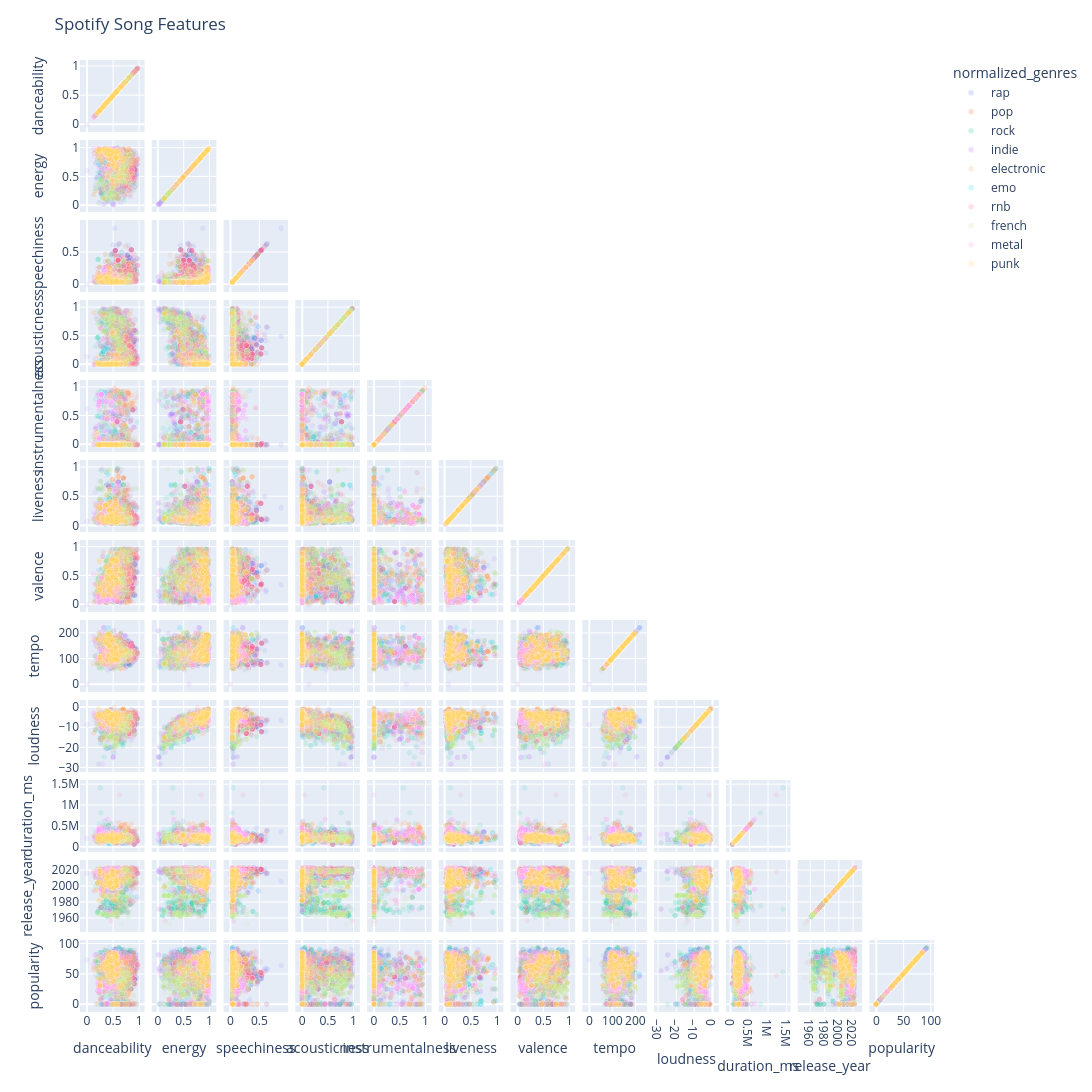

This figure's notebook cell:
### Code cell
fig = px.scatter_matrix(
    df_sample,
    dimensions=spoti.NUMERICAL_FEATURES,
    color="normalized_genres",
    height=2200,
    width=1700,
)

fig.update_traces(showupperhalf=False)
fig.update_layout(title="Spotify Song Features")
fig.update_traces(marker=dict(opacity=0.1, line=dict(width=0.5, color="white")))

fig.show()

### Figure 1 — Plotly figure (JSON) as saved in the notebook; plotly's stock layout.template omitted (floating-point values rounded to 4 significant figures; data arrays with more than 128 entries replaced by an {"elided": "..."} marker saying what was removed)
{"data": [{"dimensions": [{"axis": {"matches": true}, "label": "danceability", "values": {"elided": "471 float values"}}, {"axis": {"matches": true}, "label": "energy", "values": {"elided": "471 float values"}}, {"axis": {"matches": true}, "label": "speechiness", "values": {"elided": "471 float values"}}, {"axis": {"matches": true}, "label": "acousticness", "values": {"elided": "471 float values"}}, {"axis": {"matches": true}, "label": "instrumentalness", "values": {"elided": "471 float values"}}, {"axis": {"matches": true}, "label": "liveness", "values": {"elided": "471 float values"}}, {"axis": {"matches": true}, "label": "valence", "values": {"elided": "471 float values"}}, {"axis": {"matches": true}, "label": "tempo", "values": {"elided": "471 float values"}}, {"axis": {"matches": true}, "label": "loudness", "values": {"elided": "471 float values"}}, {"axis": {"matches": true}, "label": "duration_ms", "values": {"elided": "471 int values"}}, {"axis": {"matches": true}, "label": "release_year", "values": {"elided": "471 int values"}}, {"axis": {"matches": true}, "label": "popularity", "values": {"elided": "471 int values"}}], "hovertemplate": "normalized_genres=rap<br>%{xaxis.title.text}=%{x}<br>%{yaxis.title.text}=%{y}<extra></extra>", "legendgroup": "rap", "marker": {"color": "#636efa", "line": {"color": "white", "width": 0.5}, "opacity": 0.1, "symbol": "circle"}, "name": "rap", "showlegend": true, "showupperhalf": false, "type": "splom"}, {"dimensions": [{"axis": {"matches": true}, "label": "danceability", "values": {"elided": "471 float values"}}, {"axis": {"matches": true}, "label": "energy", "values": {"elided": "471 float values"}}, {"axis": {"matches": true}, "label": "speechiness", "values": {"elided": "471 float values"}}, {"axis": {"matches": true}, "label": "acousticness", "values": {"elided": "471 float values"}}, {"axis": {"matches": true}, "label": "instrumentalness", "values": {"elided": "471 float values"}}, {"axis": {"matches": true}, "label": "liveness", "values": {"elided": "471 float values"}}, {"axis": {"matches": true}, "label": "valence", "values": {"elided": "471 float values"}}, {"axis": {"matches": true}, "label": "tempo", "values": {"elided": "471 float values"}}, {"axis": {"matches": true}, "label": "loudness", "values": {"elided": "471 float values"}}, {"axis": {"matches": true}, "label": "duration_ms", "values": {"elided": "471 int values"}}, {"axis": {"matches": true}, "label": "release_year", "values": {"elided": "471 int values"}}, {"axis": {"matches": true}, "label": "popularity", "values": {"elided": "471 int values"}}], "hovertemplate": "normalized_genres=pop<br>%{xaxis.title.text}=%{x}<br>%{yaxis.title.text}=%{y}<extra></extra>", "legendgroup": "pop", "marker": {"color": "#EF553B", "line": {"color": "white", "width": 0.5}, "opacity": 0.1, "symbol": "circle"}, "name": "pop", "showlegend": true, "showupperhalf": false, "type": "splom"}, {"dimensions": [{"axis": {"matches": true}, "label": "danceability", "values": {"elided": "471 float values"}}, {"axis": {"matches": true}, "label": "energy", "values": {"elided": "471 float values"}}, {"axis": {"matches": true}, "label": "speechiness", "values": {"elided": "471 float values"}}, {"axis": {"matches": true}, "label": "acousticness", "values": {"elided": "471 float values"}}, {"axis": {"matches": true}, "label": "instrumentalness", "values": {"elided": "471 float values"}}, {"axis": {"matches": true}, "label": "liveness", "values": {"elided": "471 float values"}}, {"axis": {"matches": true}, "label": "valence", "values": {"elided": "471 float values"}}, {"axis": {"matches": true}, "label": "tempo", "values": {"elided": "471 float values"}}, {"axis": {"matches": true}, "label": "loudness", "values": {"elided": "471 float values"}}, {"axis": {"matches": true}, "label": "duration_ms", "values": {"elided": "471 int values"}}, {"axis": {"matches": true}, "label": "release_year", "values": {"elided": "471 int values"}}, {"axis": {"matches": true}, "label": "popularity", "values": {"elided": "471 int values"}}], "hovertemplate": "normalized_genres=rock<br>%{xaxis.title.text}=%{x}<br>%{yaxis.title.text}=%{y}<extra></extra>", "legendgroup": "rock", "marker": {"color": "#00cc96", "line": {"color": "white", "width": 0.5}, "opacity": 0.1, "symbol": "circle"}, "name": "rock", "showlegend": true, "showupperhalf": false, "type": "splom"}, {"dimensions": [{"axis": {"matches": true}, "label": "danceability", "values": {"elided": "471 float values"}}, {"axis": {"matches": true}, "label": "energy", "values": {"elided": "471 float values"}}, {"axis": {"matches": true}, "label": "speechiness", "values": {"elided": "471 float values"}}, {"axis": {"matches": true}, "label": "acousticness", "values": {"elided": "471 float values"}}, {"axis": {"matches": true}, "label": "instrumentalness", "values": {"elided": "471 float values"}}, {"axis": {"matches": true}, "label": "liveness", "values": {"elided": "471 float values"}}, {"axis": {"matches": true}, "label": "valence", "values": {"elided": "471 float values"}}, {"axis": {"matches": true}, "label": "tempo", "values": {"elided": "471 float values"}}, {"axis": {"matches": true}, "label": "loudness", "values": {"elided": "471 float values"}}, {"axis": {"matches": true}, "label": "duration_ms", "values": {"elided": "471 int values"}}, {"axis": {"matches": true}, "label": "release_year", "values": {"elided": "471 int values"}}, {"axis": {"matches": true}, "label": "popularity", "values": {"elided": "471 int values"}}], "hovertemplate": "normalized_genres=indie<br>%{xaxis.title.text}=%{x}<br>%{yaxis.title.text}=%{y}<extra></extra>", "legendgroup": "indie", "marker": {"color": "#ab63fa", "line": {"color": "white", "width": 0.5}, "opacity": 0.1, "symbol": "circle"}, "name": "indie", "showlegend": true, "showupperhalf": false, "type": "splom"}, {"dimensions": [{"axis": {"matches": true}, "label": "danceability", "values": {"elided": "471 float values"}}, {"axis": {"matches": true}, "label": "energy", "values": {"elided": "471 float values"}}, {"axis": {"matches": true}, "label": "speechiness", "values": {"elided": "471 float values"}}, {"axis": {"matches": true}, "label": "acousticness", "values": {"elided": "471 float values"}}, {"axis": {"matches": true}, "label": "instrumentalness", "values": {"elided": "471 float values"}}, {"axis": {"matches": true}, "label": "liveness", "values": {"elided": "471 float values"}}, {"axis": {"matches": true}, "label": "valence", "values": {"elided": "471 float values"}}, {"axis": {"matches": true}, "label": "tempo", "values": {"elided": "471 float values"}}, {"axis": {"matches": true}, "label": "loudness", "values": {"elided": "471 float values"}}, {"axis": {"matches": true}, "label": "duration_ms", "values": {"elided": "471 int values"}}, {"axis": {"matches": true}, "label": "release_year", "values": {"elided": "471 int values"}}, {"axis": {"matches": true}, "label": "popularity", "values": {"elided": "471 int values"}}], "hovertemplate": "normalized_genres=electronic<br>%{xaxis.title.text}=%{x}<br>%{yaxis.title.text}=%{y}<extra></extra>", "legendgroup": "electronic", "marker": {"color": "#FFA15A", "line": {"color": "white", "width": 0.5}, "opacity": 0.1, "symbol": "circle"}, "name": "electronic", "showlegend": true, "showupperhalf": false, "type": "splom"}, {"dimensions": [{"axis": {"matches": true}, "label": "danceability", "values": {"elided": "471 float values"}}, {"axis": {"matches": true}, "label": "energy", "values": {"elided": "471 float values"}}, {"axis": {"matches": true}, "label": "speechiness", "values": {"elided": "471 float values"}}, {"axis": {"matches": true}, "label": "acousticness", "values": {"elided": "471 float values"}}, {"axis": {"matches": true}, "label": "instrumentalness", "values": {"elided": "471 float values"}}, {"axis": {"matches": true}, "label": "liveness", "values": {"elided": "471 float values"}}, {"axis": {"matches": true}, "label": "valence", "values": {"elided": "471 float values"}}, {"axis": {"matches": true}, "label": "tempo", "values": {"elided": "471 float values"}}, {"axis": {"matches": true}, "label": "loudness", "values": {"elided": "471 float values"}}, {"axis": {"matches": true}, "label": "duration_ms", "values": {"elided": "471 int values"}}, {"axis": {"matches": true}, "label": "release_year", "values": {"elided": "471 int values"}}, {"axis": {"matches": true}, "label": "popularity", "values": {"elided": "471 int values"}}], "hovertemplate": "normalized_genres=emo<br>%{xaxis.title.text}=%{x}<br>%{yaxis.title.text}=%{y}<extra></extra>", "legendgroup": "emo", "marker": {"color": "#19d3f3", "line": {"color": "white", "width": 0.5}, "opacity": 0.1, "symbol": "circle"}, "name": "emo", "showlegend": true, "showupperhalf": false, "type": "splom"}, {"dimensions": [{"axis": {"matches": true}, "label": "danceability", "values": {"elided": "471 float values"}}, {"axis": {"matches": true}, "label": "energy", "values": {"elided": "471 float values"}}, {"axis": {"matches": true}, "label": "speechiness", "values": {"elided": "471 float values"}}, {"axis": {"matches": true}, "label": "acousticness", "values": {"elided": "471 float values"}}, {"axis": {"matches": true}, "label": "instrumentalness", "values": {"elided": "471 float values"}}, {"axis": {"matches": true}, "label": "liveness", "values": {"elided": "471 float values"}}, {"axis": {"matches": true}, "label": "valence", "values": {"elided": "471 float values"}}, {"axis": {"matches": true}, "label": "tempo", "values": {"elided": "471 float values"}}, {"axis": {"matches": true}, "label": "loudness", "values": {"elided": "471 float values"}}, {"axis": {"matches": true}, "label": "duration_ms", "values": {"elided": "471 int values"}}, {"axis": {"matches": true}, "label": "release_year", "values": {"elided": "471 int values"}}, {"axis": {"matches": true}, "label": "popularity", "values": {"elided": "471 int values"}}], "hovertemplate": "normalized_genres=rnb<br>%{xaxis.title.text}=%{x}<br>%{yaxis.title.text}=%{y}<extra></extra>", "legendgroup": "rnb", "marker": {"color": "#FF6692", "line": {"color": "white", "width": 0.5}, "opacity": 0.1, "symbol": "circle"}, "name": "rnb", "showlegend": true, "showupperhalf": false, "type": "splom"}, {"dimensions": [{"axis": {"matches": true}, "label": "danceability", "values": {"elided": "471 float values"}}, {"axis": {"matches": true}, "label": "energy", "values": {"elided": "471 float values"}}, {"axis": {"matches": true}, "label": "speechiness", "values": {"elided": "471 float values"}}, {"axis": {"matches": true}, "label": "acousticness", "values": {"elided": "471 float values"}}, {"axis": {"matches": true}, "label": "instrumentalness", "values": {"elided": "471 float values"}}, {"axis": {"matches": true}, "label": "liveness", "values": {"elided": "471 float values"}}, {"axis": {"matches": true}, "label": "valence", "values": {"elided": "471 float values"}}, {"axis": {"matches": true}, "label": "tempo", "values": {"elided": "471 float values"}}, {"axis": {"matches": true}, "label": "loudness", "values": {"elided": "471 float values"}}, {"axis": {"matches": true}, "label": "duration_ms", "values": {"elided": "471 int values"}}, {"axis": {"matches": true}, "label": "release_year", "values": {"elided": "471 int values"}}, {"axis": {"matches": true}, "label": "popularity", "values": {"elided": "471 int values"}}], "hovertemplate": "normalized_genres=french<br>%{xaxis.title.text}=%{x}<br>%{yaxis.title.text}=%{y}<extra></extra>", "legendgroup": "french", "marker": {"color": "#B6E880", "line": {"color": "white", "width": 0.5}, "opacity": 0.1, "symbol": "circle"}, "name": "french", "showlegend": true, "showupperhalf": false, "type": "splom"}, {"dimensions": [{"axis": {"matches": true}, "label": "danceability", "values": {"elided": "471 float values"}}, {"axis": {"matches": true}, "label": "energy", "values": {"elided": "471 float values"}}, {"axis": {"matches": true}, "label": "speechiness", "values": {"elided": "471 float values"}}, {"axis": {"matches": true}, "label": "acousticness", "values": {"elided": "471 float values"}}, {"axis": {"matches": true}, "label": "instrumentalness", "values": {"elided": "471 float values"}}, {"axis": {"matches": true}, "label": "liveness", "values": {"elided": "471 float values"}}, {"axis": {"matches": true}, "label": "valence", "values": {"elided": "471 float values"}}, {"axis": {"matches": true}, "label": "tempo", "values": {"elided": "471 float values"}}, {"axis": {"matches": true}, "label": "loudness", "values": {"elided": "471 float values"}}, {"axis": {"matches": true}, "label": "duration_ms", "values": {"elided": "471 int values"}}, {"axis": {"matches": true}, "label": "release_year", "values": {"elided": "471 int values"}}, {"axis": {"matches": true}, "label": "popularity", "values": {"elided": "471 int values"}}], "hovertemplate": "normalized_genres=metal<br>%{xaxis.title.text}=%{x}<br>%{yaxis.title.text}=%{y}<extra></extra>", "legendgroup": "metal", "marker": {"color": "#FF97FF", "line": {"color": "white", "width": 0.5}, "opacity": 0.1, "symbol": "circle"}, "name": "metal", "showlegend": true, "showupperhalf": false, "type": "splom"}, {"dimensions": [{"axis": {"matches": true}, "label": "danceability", "values": {"elided": "471 float values"}}, {"axis": {"matches": true}, "label": "energy", "values": {"elided": "471 float values"}}, {"axis": {"matches": true}, "label": "speechiness", "values": {"elided": "471 float values"}}, {"axis": {"matches": true}, "label": "acousticness", "values": {"elided": "471 float values"}}, {"axis": {"matches": true}, "label": "instrumentalness", "values": {"elided": "471 float values"}}, {"axis": {"matches": true}, "label": "liveness", "values": {"elided": "471 float values"}}, {"axis": {"matches": true}, "label": "valence", "values": {"elided": "471 float values"}}, {"axis": {"matches": true}, "label": "tempo", "values": {"elided": "471 float values"}}, {"axis": {"matches": true}, "label": "loudness", "values": {"elided": "471 float values"}}, {"axis": {"matches": true}, "label": "duration_ms", "values": {"elided": "471 int values"}}, {"axis": {"matches": true}, "label": "release_year", "values": {"elided": "471 int values"}}, {"axis": {"matches": true}, "label": "popularity", "values": {"elided": "471 int values"}}], "hovertemplate": "normalized_genres=punk<br>%{xaxis.title.text}=%{x}<br>%{yaxis.title.text}=%{y}<extra></extra>", "legendgroup": "punk", "marker": {"color": "#FECB52", "line": {"color": "white", "width": 0.5}, "opacity": 0.1, "symbol": "circle"}, "name": "punk", "showlegend": true, "showupperhalf": false, "type": "splom"}], "layout": {"dragmode": "select", "height": 2200, "legend": {"title": {"text": "normalized_genres"}, "tracegroupgap": 0}, "margin": {"t": 60}, "title": {"text": "Spotify Song Features"}, "width": 1700}}
